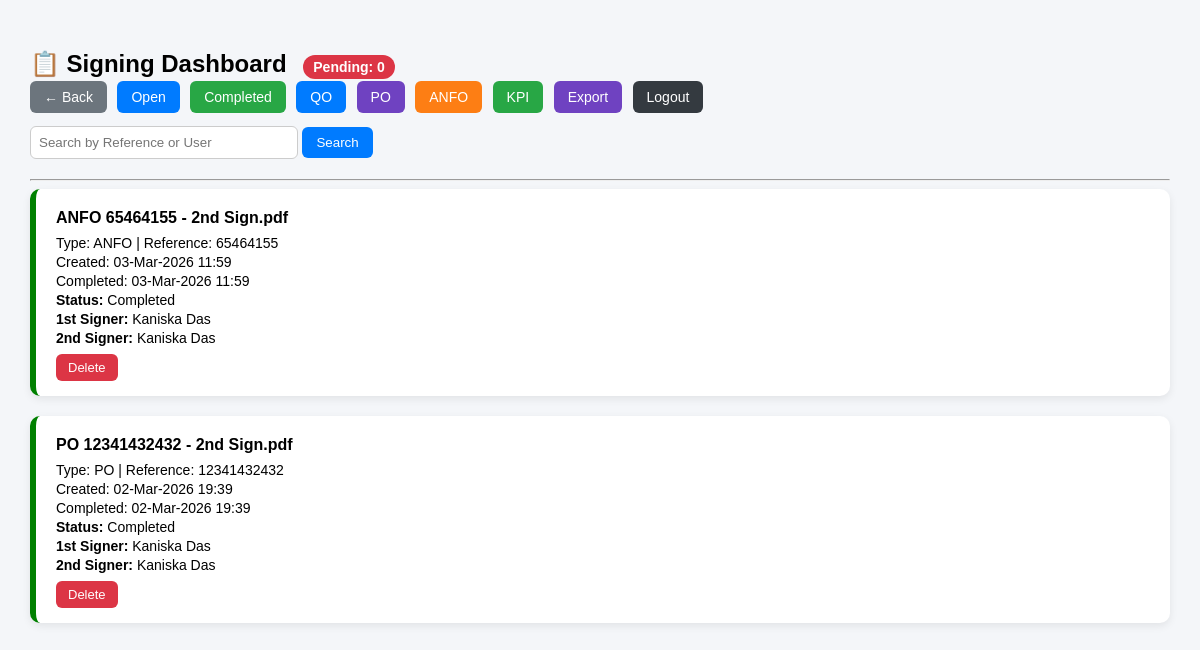
The page /dashboard?filter=completed (signed in) on the database its author committed.
### app.py (models this page shows)
class Document(db.Model):
    id = db.Column(db.Integer, primary_key=True)
    filename = db.Column(db.String(200))
    reference = db.Column(db.String(100))
    status = db.Column(db.String(100))
    doc_type = db.Column(db.String(50))
    signer1 = db.Column(db.String(100))
    signer2 = db.Column(db.String(100))
    created_at = db.Column(db.DateTime, default=lambda: datetime.datetime.now())  # ✅ fixed time
    completed_at = db.Column(db.DateTime, nullable=True)

### app.py (the view, shortened to what this page needs)
@app.route('/dashboard')
@login_required
def dashboard():
    filter_type = request.args.get("filter", "open")
    search_query = request.args.get("search", "").strip()
    now = datetime.datetime.now()  # ✅ local time
    two_min_ago = now - datetime.timedelta(minutes=2)
    query = Document.query
    if filter_type == "open":
        query = query.filter(
            (Document.status.contains("Awaiting")) |
            (
                (Document.completed_at != None) &
                (Document.completed_at >= two_min_ago)
            )
        )
    elif filter_type == "completed":
        query = query.filter(Document.completed_at != None)
    elif filter_type == "qo":
        query = query.filter(Document.doc_type == "QO")
    elif filter_type == "po":
        query = query.filter(Document.doc_type == "PO")
    elif filter_type == "anfo":
        query = query.filter(Document.doc_type == "ANFO")
    documents = query.order_by(Document.created_at.desc()).all()
    pending_count = Document.query.filter(
        Document.status.contains("Awaiting")
    ).count()
    return render_template(
        "dashboard.html",
        documents=documents,
        pending_count=pending_count,
        filter_type=filter_type,
        search_query=search_query
    )

### app.py (called while the page is built)
@login_manager.user_loader
def load_user(user_id):
    return User.query.get(int(user_id))

### templates/dashboard.html (shortened to what this page needs)
<!DOCTYPE html>
<html>
<head>
</head>
<body>
<h2>
    📋 Signing Dashboard
    <span class="badge">Pending: {{ pending_count }}</span>
</h2>
<div class="top-buttons">
    <a href="/" class="btn-gray">← Back</a>
    <a href="/dashboard?filter=open" class="btn-blue">Open</a>
    <a href="/dashboard?filter=completed" class="btn-green">Completed</a>
    <a href="/dashboard?filter=qo" class="btn-blue">QO</a>
    <a href="/dashboard?filter=po" class="btn-purple">PO</a>
    <a href="/dashboard?filter=anfo" class="btn-orange">ANFO</a>
    <a href="/kpi" class="btn-green">KPI</a>
    <a href="/export" class="btn-purple">Export</a>
    <a href="/logout" class="btn-dark">Logout</a>
</div>
<div class="search-box">
    <form method="get" action="/dashboard">
        <input type="text" name="search" placeholder="Search by Reference or User"
               value="{{ search_query }}">
        <button type="submit" class="btn-blue">Search</button>
    </form>
</div>
<hr>
{% if documents %}
    {% for doc in documents %}
        <div class="case-card {% if doc.completed_at %}completed{% else %}open{% endif %}">
            <div class="case-title">
                {{ doc.filename }}
            </div>
            <div class="info-line">
                Type: {{ doc.doc_type }} |
                Reference: {{ doc.reference }}
            </div>
            <div class="info-line">
                Created: {{ doc.created_at.strftime('%d-%b-%Y %H:%M') }}
            </div>
            {% if doc.completed_at %}
            <div class="info-line">
                Completed: {{ doc.completed_at.strftime('%d-%b-%Y %H:%M') }}
            </div>
            {% endif %}
            <div class="info-line">
                <strong>Status:</strong> {{ doc.status }}
            </div>
            <div class="info-line">
                <strong>1st Signer:</strong> {{ doc.signer1 }}
            </div>
            <div class="info-line">
                <strong>2nd Signer:</strong>
                {% if doc.signer2 %}
                    {{ doc.signer2 }}
                {% else %}
                    Pending
                {% endif %}
            </div>
            <div class="actions">
                <a href="/delete/{{ doc.id }}"
                   class="btn-red"
                   onclick="return confirm('Are you sure you want to delete this case?');">
                   Delete
                </a>
            </div>
        </div>
    {% endfor %}
{% else %}
    <p>No cases found.</p>
{% endif %}
</body>
</html>

### templates/dashboard.html (style rules this page uses)
body { font-family: Arial, sans-serif; background-color: #f4f6f9; margin: 0; padding: 30px; }
h2 { margin-bottom: 10px; }
.badge { background: #dc3545; color: white; padding: 4px 10px; border-radius: 20px; font-size: 14px; margin-left: 10px; }
.top-buttons a { text-decoration: none; padding: 8px 14px; border-radius: 6px; margin-right: 6px; font-size: 14px; color: white; }
.btn-blue { background: #007bff; }
.btn-green { background: #28a745; }
.btn-purple { background: #6f42c1; }
.btn-orange { background: #fd7e14; }
.btn-dark { background: #343a40; }
.btn-gray { background: #6c757d; }
.btn-red { background: #dc3545; }
.search-box { margin: 20px 0; }
input[type="text"] { padding: 8px; width: 250px; border-radius: 6px; border: 1px solid #ccc; }
button { padding: 8px 14px; border-radius: 6px; border: none; cursor: pointer; color: white; }
.case-card { background: white; padding: 20px; border-radius: 10px; margin-bottom: 20px; box-shadow: 0 3px 8px rgba(0,0,0,0.08); }
.case-card.completed { border-left: 6px solid green; }
.case-title { font-weight: bold; font-size: 16px; margin-bottom: 8px; }
.info-line { font-size: 14px; margin-bottom: 3px; }
.actions { margin-top: 12px; }
.actions a { text-decoration: none; padding: 6px 12px; border-radius: 6px; margin-right: 6px; font-size: 13px; color: white; }

### rows shown on the page
Document: filename "ANFO 65464155 - 2nd Sign.pdf", doc_type "ANFO", reference "65464155", created_at "03-Mar-2026 11:59", completed_at "03-Mar-2026 11:59", status "Completed", signer1 "Kaniska Das", signer2 "Kaniska Das"
Document: filename "PO 12341432432 - 2nd Sign.pdf", doc_type "PO", reference "12341432432", created_at "02-Mar-2026 19:39", completed_at "02-Mar-2026 19:39", status "Completed", signer1 "Kaniska Das", signer2 "Kaniska Das"

### other values the page prints
{{ pending_count }} "0"
